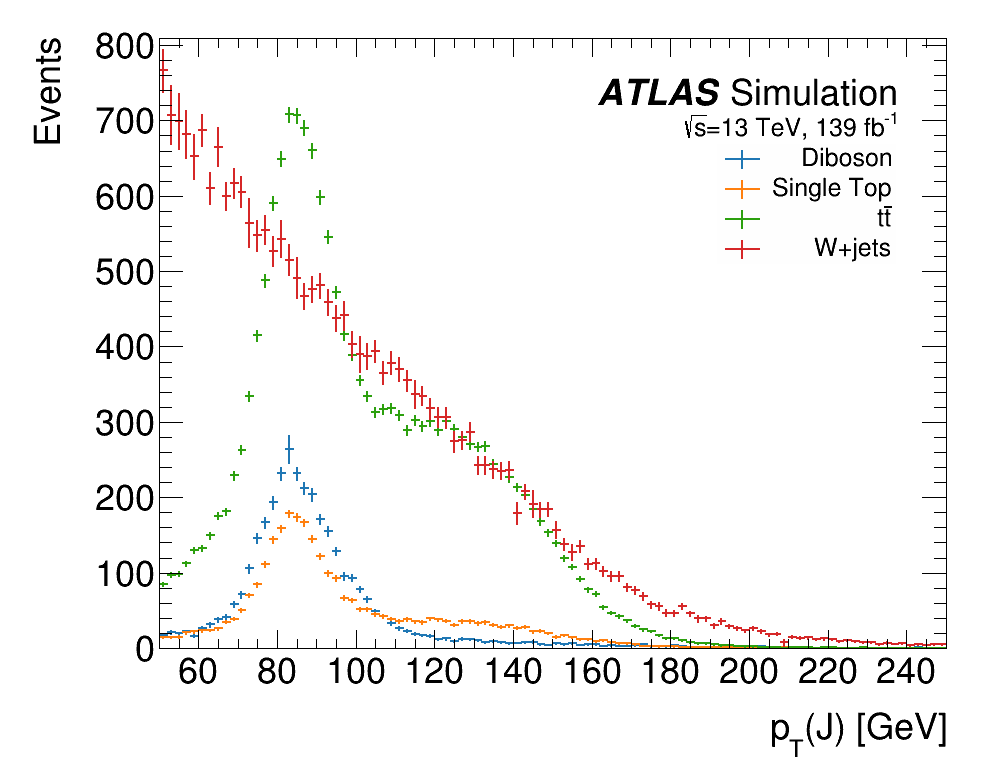

Python code for this plot:
#!/usr/bin/env python3

'''
Run this file with 

    python3 examples/basic_plot.py

This script creates a simple, single-canvas plot with title text and a legend.
Notice the text and legend get placed automatically and do not overlap the data.
'''

import plot
import histograms

def basic_plot():
    plot.plot(histograms.hists_mj_samples,
        filename='basic_plot',
        ### Text ###
        title='ATLAS Simulation',
        subtitle='#sqrt{s}=13 TeV, 139 fb^{-1}',
        legend=['Diboson', 'Single Top', 't#bar{t}', 'W+jets'],
        ytitle='Events',
        xtitle='p_{T}(J) [GeV]',
        ### Style ###
        linecolor=plot.colors.tableu,
        markercolor=plot.colors.tableu,
        markersize=0,
        ### Range ###
        x_range=[50, 250],
        y_range=[0, None], # automatic top range
    )


if __name__ == "__main__":
    plot.save_transparent = False
    plot.file_formats = ['png', 'pdf']
    basic_plot()
